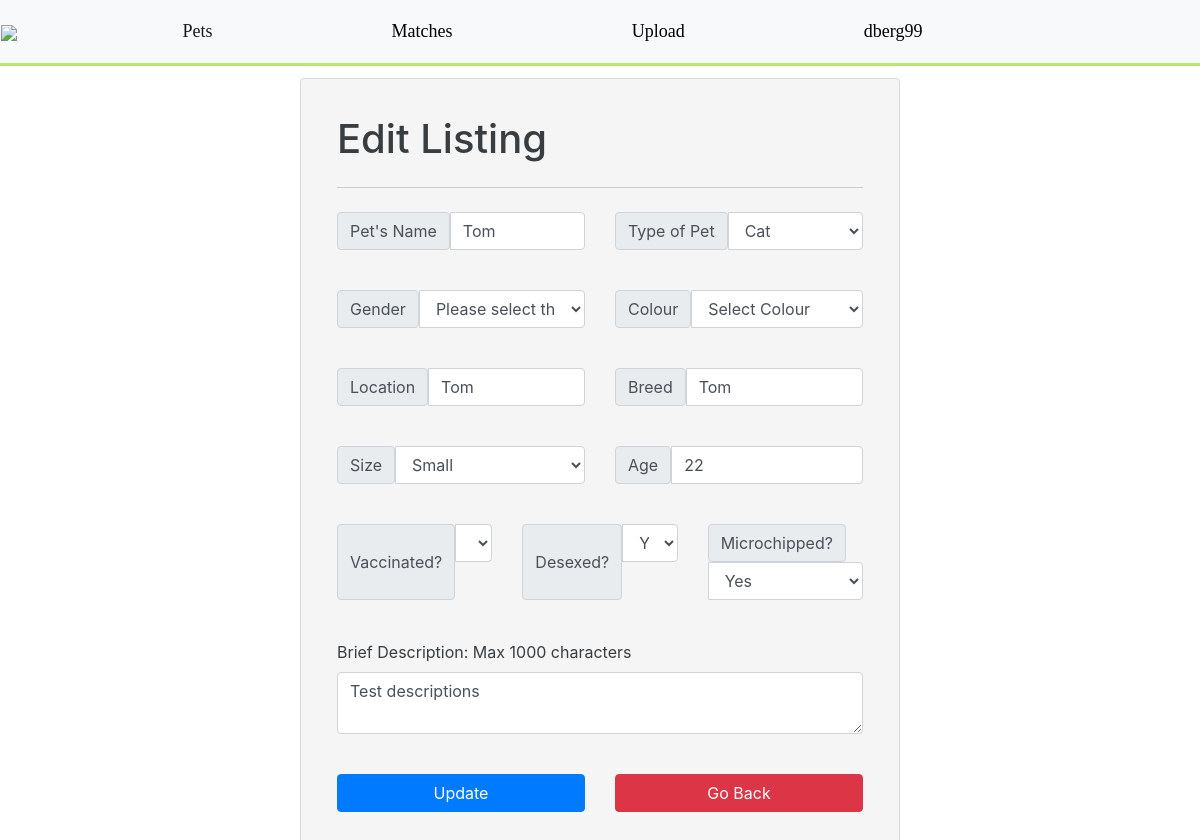
Page /list.php?edit=15 (signed in) on the committed database.
### tables this page shows
CREATE TABLE `pets` (
  `pet_id` int(11) NOT NULL,
  `pet_name` varchar(100) NOT NULL,
  `location` varchar(100) NOT NULL,
  `user_id` varchar(100) NOT NULL,
  `breed` varchar(100) NOT NULL,
  `age` varchar(100) NOT NULL,
  `picture_destination` varchar(150) NOT NULL,
  `description` varchar(1000) NOT NULL,
  `pet_type` int(2) NOT NULL,
  `pet_size` int(1) NOT NULL,
  `vaccinated` int(1) NOT NULL,
  `desexed` int(1) NOT NULL,
  `microchip` int(1) NOT NULL,
  `picture_destination2` varchar(150) NOT NULL,
  `picture_destination3` varchar(150) NOT NULL,
  `picture_destination4` varchar(150) NOT NULL,
  `gender` int(1) NOT NULL,
  `colour` int(2) NOT NULL,
  `lat` varchar(50) NOT NULL,
  `lon` varchar(50) NOT NULL
);

### additional/list.inc.php (called while the page is built, shortened)
<?php
require_once 'dbh.inc.php';
require_once 'functions.inc.php';
$gender = '';
$colour = '';
if(isset($_GET['edit'])){
    $id = $_GET['edit'];
    $result = fetchPetFromId($conn, $id);
    if(count($result) == 1){
        $row = $result->fetch_array();
        $name = $row['pet_name'];
        $location = $row['location'];
        $breed = $row['breed'];
        $age = $row['age'];
        $description = $row['description'];
        $pet_type = $row['pet_type'];
        $pet_size = $row['pet_size'];
        $vaccinated = $row['vaccinated'];
        $desexed = $row['desexed'];
        $microchip = $row['microchip'];
    }
}

### additional/functions.inc.php (called while the page is built, shortened)
<?php
function fetchPetFromId($conn, $id){
    $sql = "SELECT * FROM pets WHERE pet_id = $id;";
    $stmt = mysqli_stmt_init($conn);
    if (!mysqli_stmt_prepare($stmt, $sql)) {
        header("location: ../sign_up.php?error=stmt_failed");
        exit();
    }
    mysqli_stmt_execute($stmt);
    $resultData = mysqli_stmt_get_result($stmt);
    return $resultData;
}

### list.php (the view, shortened to what this page needs)
<?php include_once 'header.php'?>
<body>
    <?php require_once 'additional/list.inc.php'; ?>
        <div class="alert alert-secondary" style="margin:auto; margin-top: 1%; padding: 3%; background-color: whitesmoke; width: 50%">
            <form action="additional/list.inc.php" method="POST" enctype="multipart/form-data">
                <h1 class="display-6"> <?php if (isset($_GET['edit'])){
                    ?> Edit Listing <?php
                    } else {?>List a Pet <?php } ?></h1>
                <hr class="my-4">
                <div class="row mb-3">
                    <div class="input-group col">
                        <span class="input-group-text">Pet's Name</span>
                        <input type="text" name="pet_name" class="form-control" value="<?php echo $name;?>" placeholder="Pet's Name..."
                               aria-label="First name">
                    </div>
                    <div class="input-group col">
                        <span class="input-group-text">Type of Pet</span>
                        <select class="form-control" name="pet_type" aria-label="Default select example">
                            <option <?php if ($pet_type == 1){echo 'selected="selected"';} ?> value="1">Cat</option>
                        </select>
                    </div>
                </div> <br/>
                <div class="row mb-3">
                    <div class="input-group col">
                        <span class="input-group-text">Gender</span>
                        <select class="form-control" name="gender" aria-label="Default select example">
                            <?php if ($gender == ''){
                                ?><option selected>Please select the Gender of your pet</option><?php
                            }?>
                        </select>
                    </div>
                    <div class="input-group col">
                        <span class="input-group-text">Colour</span>
                        <select class="form-control" name="colour" aria-label="Default select example">
                            <?php if ($colour == ''){
                                ?><option selected>Select Colour</option><?php
                            }?>
                        </select>
                    </div>
                </div> <br/>
                <div class="row mb-3">
                    <div class="input-group col">
                        <span class="input-group-text">Location</span>
                        <input type="text" name ="location" class="form-control" value="<?php echo $location; ?>" placeholder="Your Location..."
                               aria-label="Location">
                    </div>
                    <div class="input-group col">
                        <span class="input-group-text">Breed</span>
                        <input type="text" name="breed" class="form-control" id="form-control" value="<?php echo $breed; ?>" placeholder="Breed...">
                    </div>
                </div><br/>
                <div class="row mb-3">
                    <div class="input-group col">
                        <span class="input-group-text">Size</span>
                        <select class="form-control" name="size" aria-label="Default select example">
                            <option <?php if ($pet_size == 1){echo 'selected="selected"';} ?>value="1">Small</option>
                        </select>
                    </div>
                    <div class="input-group col">
                        <span class="input-group-text">Age</span>
                        <input type="text" name="age" class="form-control" id="form-control" value="<?php echo $age; ?>" placeholder="Age...">
                    </div>
                </div><br/>
                <div class="row mb-3">
                    <div class="input-group col">
                        <span class="input-group-text">Vaccinated?</span>
                        <select class="form-control" name="vaccinated" aria-label="Default select example"">
                            <option <?php if ($vaccinated == 1){echo 'selected="selected"';} ?>value="1">Yes</option>
                        </select>
                    </div>
                    <div class="input-group col">
                        <span class="input-group-text">Desexed?</span>
                        <select class="form-control" name="desexed" aria-label="Default select example">
                            <option <?php if ($desexed == 1){echo 'selected="selected"';} ?>value="1">Yes</option>
                        </select>
                    </div>
                    <div class="input-group col">
                        <span class="input-group-text">Microchipped?</span>
                        <select class="form-control" name="microchip" aria-label="Default select example">
                            <option <?php if ($microchip == 1){echo 'selected="selected"';} ?>value="1">Yes</option>
                        </select>
                    </div>
                </div><br/>
                <div class="mb-3">
                    <label class="form-label">Brief Description: Max 1000 characters</label>
                    <textarea name="description" class="form-control" id="form-control" value="" placeholder="Description..."><?php echo $description; ?></textarea>
                </div><br/>
                <div class="mb-3">
                    <div class="row g-3">
                        <div class="col">
                            <button type="submit" style="width: 100%" name= "<?php if (isset($_GET['edit'])){
                                ?>update<?php
                            } else {?>submit<?php } ?>" class="btn btn-primary"><?php if (isset($_GET['edit'])){
                                    ?> Update <?php
                                } else {?>Confirm Listing <?php } ?></button>
                        </div>
                        <div class="col" style="width: 100%">
                            <a class="btn btn-danger" style="width: 100%" href="<?php if (isset($_GET['edit'])){
                                ?> all_pets.php <?php
                            } else {?>index.php <?php } ?>">Go Back </a>
                        </div>
                    </div> <br/>
                </div>
            </form>
        </div>
</body>

### css/style.css (style rules this page uses)
body { margin: 0; font-family: Arial, Helvetica, sans-serif; }
html { font-family: sans-serif; line-height: 1.15; height: 100%; }
body { margin: 0; font-family: -apple-system, BlinkMacSystemFont, "Segoe UI", Roboto, "Helvetica Neue", Arial, sans-serif, "Apple Color Emoji", "Segoe UI Emoji", "Segoe UI Symbol"; font-size: 1rem; font-weight: 400; line-height: 1.5; color: #1a1a1a; text-align: left; height: 100%; background-color: #fff; }

### rows in the picture
pets: pet_name "Tom", location "Tom", breed "Tom", age "22", description "Test descriptions"

### other values in the picture
$_SESSION['username'] "dberg99"
